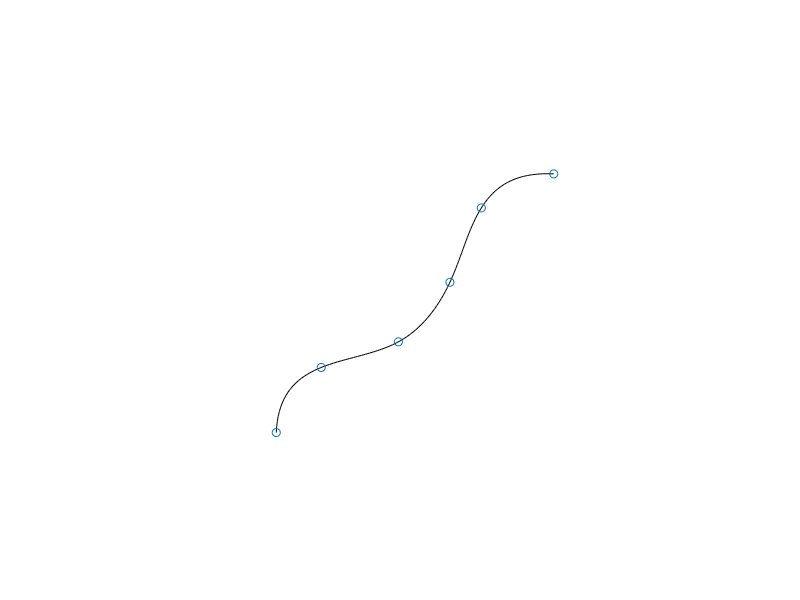

The MATLAB script that drew this image:
load snakecoord

s = 1:6;
se = linspace(1,6,100)

noT = [40 80 120 160];

xs=0
xe=1
ys=-0.2
ye=1

for ti=1:noT
    hold off;
    gx =interp1(s,xsnake(ti,:),se,'spline');
    gy =interp1(s,ysnake(ti,:),se,'spline');
    px = xsnake(ti,:);
    py = ysnake(ti,:);
    plot(gy,gx,'k');
    hold on
    plot(py,px,'o')
    axis('image');
    axis([xs xe ys ye]);
    axis('off');
    MV(ti)=getframe;
end
movie(MV);
